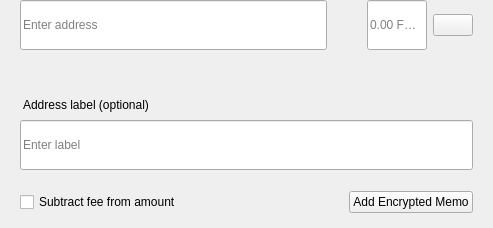
<?xml version="1.0" encoding="UTF-8"?>
<ui version="4.0">
 <class>SendMultiRow</class>
 <widget class="QWidget" name="SendMultiRow">
  <property name="geometry">
   <rect>
    <x>0</x>
    <y>0</y>
    <width>493</width>
    <height>228</height>
   </rect>
  </property>
  <property name="minimumSize">
   <size>
    <width>0</width>
    <height>0</height>
   </size>
  </property>
  <property name="maximumSize">
   <size>
    <width>16777215</width>
    <height>16777215</height>
   </size>
  </property>
  <property name="windowTitle">
   <string>Form</string>
  </property>
  <layout class="QVBoxLayout" name="verticalLayout_3">
   <property name="spacing">
    <number>0</number>
   </property>
   <property name="leftMargin">
    <number>0</number>
   </property>
   <property name="topMargin">
    <number>0</number>
   </property>
   <property name="rightMargin">
    <number>20</number>
   </property>
   <property name="bottomMargin">
    <number>5</number>
   </property>
   <item alignment="Qt::AlignTop">
    <widget class="QWidget" name="widget" native="true">
     <property name="sizePolicy">
      <sizepolicy hsizetype="Expanding" vsizetype="Maximum">
       <horstretch>0</horstretch>
       <verstretch>0</verstretch>
      </sizepolicy>
     </property>
     <property name="minimumSize">
      <size>
       <width>0</width>
       <height>60</height>
      </size>
     </property>
     <property name="maximumSize">
      <size>
       <width>16777215</width>
       <height>85</height>
      </size>
     </property>
     <layout class="QHBoxLayout" name="horizontalLayout" stretch="6,0,2">
      <property name="spacing">
       <number>0</number>
      </property>
      <property name="leftMargin">
       <number>8</number>
      </property>
      <property name="topMargin">
       <number>0</number>
      </property>
      <property name="rightMargin">
       <number>0</number>
      </property>
      <property name="bottomMargin">
       <number>0</number>
      </property>
      <item alignment="Qt::AlignTop">
       <widget class="QStackedWidget" name="stackedAddress">
        <property name="minimumSize">
         <size>
          <width>0</width>
          <height>50</height>
         </size>
        </property>
        <property name="maximumSize">
         <size>
          <width>16777215</width>
          <height>50</height>
         </size>
        </property>
        <widget class="QWidget" name="page_4">
         <property name="sizePolicy">
          <sizepolicy hsizetype="Expanding" vsizetype="Preferred">
           <horstretch>0</horstretch>
           <verstretch>0</verstretch>
          </sizepolicy>
         </property>
         <property name="minimumSize">
          <size>
           <width>0</width>
           <height>50</height>
          </size>
         </property>
         <property name="maximumSize">
          <size>
           <width>16777215</width>
           <height>55</height>
          </size>
         </property>
         <layout class="QVBoxLayout" name="verticalLayout_7">
          <property name="spacing">
           <number>0</number>
          </property>
          <property name="leftMargin">
           <number>12</number>
          </property>
          <property name="topMargin">
           <number>0</number>
          </property>
          <property name="rightMargin">
           <number>0</number>
          </property>
          <property name="bottomMargin">
           <number>0</number>
          </property>
          <item>
           <widget class="QLineEdit" name="lineEditAddress">
            <property name="minimumSize">
             <size>
              <width>0</width>
              <height>50</height>
             </size>
            </property>
            <property name="maximumSize">
             <size>
              <width>16777215</width>
              <height>50</height>
             </size>
            </property>
            <property name="placeholderText">
             <string>Enter address</string>
            </property>
           </widget>
          </item>
         </layout>
        </widget>
        <widget class="QWidget" name="page_3"/>
       </widget>
      </item>
      <item>
       <spacer name="horizontalSpacer_3">
        <property name="orientation">
         <enum>Qt::Horizontal</enum>
        </property>
        <property name="sizeType">
         <enum>QSizePolicy::Fixed</enum>
        </property>
        <property name="sizeHint" stdset="0">
         <size>
          <width>40</width>
          <height>20</height>
         </size>
        </property>
       </spacer>
      </item>
      <item>
       <layout class="QHBoxLayout" name="horizontalLayout_2">
        <property name="spacing">
         <number>6</number>
        </property>
        <item alignment="Qt::AlignTop">
         <widget class="QLineEdit" name="lineEditAmount">
          <property name="sizePolicy">
           <sizepolicy hsizetype="Expanding" vsizetype="Preferred">
            <horstretch>0</horstretch>
            <verstretch>0</verstretch>
           </sizepolicy>
          </property>
          <property name="minimumSize">
           <size>
            <width>0</width>
            <height>50</height>
           </size>
          </property>
          <property name="maximumSize">
           <size>
            <width>16777215</width>
            <height>50</height>
           </size>
          </property>
          <property name="maxLength">
           <number>17</number>
          </property>
          <property name="alignment">
           <set>Qt::AlignLeading|Qt::AlignLeft|Qt::AlignVCenter</set>
          </property>
          <property name="placeholderText">
           <string notr="true">0.00 FREED</string>
          </property>
         </widget>
        </item>
        <item>
         <layout class="QVBoxLayout" name="verticalLayout">
          <property name="topMargin">
           <number>14</number>
          </property>
          <property name="bottomMargin">
           <number>0</number>
          </property>
          <item alignment="Qt::AlignTop">
           <widget class="QPushButton" name="btnMenu">
            <property name="minimumSize">
             <size>
              <width>0</width>
              <height>0</height>
             </size>
            </property>
            <property name="maximumSize">
             <size>
              <width>16777215</width>
              <height>16777215</height>
             </size>
            </property>
            <property name="focusPolicy">
             <enum>Qt::NoFocus</enum>
            </property>
            <property name="text">
             <string/>
            </property>
           </widget>
          </item>
         </layout>
        </item>
       </layout>
      </item>
     </layout>
    </widget>
   </item>
   <item>
    <widget class="QWidget" name="layoutLabel" native="true">
     <property name="minimumSize">
      <size>
       <width>0</width>
       <height>0</height>
      </size>
     </property>
     <property name="maximumSize">
      <size>
       <width>16777215</width>
       <height>16777215</height>
      </size>
     </property>
     <layout class="QVBoxLayout" name="verticalLayout_9">
      <property name="spacing">
       <number>6</number>
      </property>
      <property name="leftMargin">
       <number>20</number>
      </property>
      <property name="topMargin">
       <number>0</number>
      </property>
      <property name="rightMargin">
       <number>0</number>
      </property>
      <property name="bottomMargin">
       <number>10</number>
      </property>
      <item>
       <spacer name="verticalSpacer">
        <property name="orientation">
         <enum>Qt::Vertical</enum>
        </property>
        <property name="sizeType">
         <enum>QSizePolicy::Fixed</enum>
        </property>
        <property name="sizeHint" stdset="0">
         <size>
          <width>20</width>
          <height>20</height>
         </size>
        </property>
       </spacer>
      </item>
      <item>
       <widget class="QLabel" name="labelSubtitleDescription">
        <property name="styleSheet">
         <string notr="true">margin-bottom:2px;
margin-left:0.05px;
padding:0px;</string>
        </property>
        <property name="text">
         <string>Address label (optional)</string>
        </property>
       </widget>
      </item>
      <item>
       <widget class="QLineEdit" name="lineEditDescription">
        <property name="minimumSize">
         <size>
          <width>0</width>
          <height>50</height>
         </size>
        </property>
        <property name="maximumSize">
         <size>
          <width>16777215</width>
          <height>50</height>
         </size>
        </property>
        <property name="placeholderText">
         <string>Enter label</string>
        </property>
       </widget>
      </item>
      <item>
       <spacer name="verticalSpacer_2">
        <property name="orientation">
         <enum>Qt::Vertical</enum>
        </property>
        <property name="sizeType">
         <enum>QSizePolicy::Fixed</enum>
        </property>
        <property name="sizeHint" stdset="0">
         <size>
          <width>20</width>
          <height>15</height>
         </size>
        </property>
       </spacer>
      </item>
      <item>
       <widget class="QWidget" name="containerMemo" native="true">
        <layout class="QHBoxLayout" name="horizontalLayout_5">
         <property name="leftMargin">
          <number>0</number>
         </property>
         <property name="topMargin">
          <number>0</number>
         </property>
         <property name="rightMargin">
          <number>0</number>
         </property>
         <property name="bottomMargin">
          <number>0</number>
         </property>
         <item>
          <widget class="QCheckBox" name="checkboxSubtractFeeFromAmount">
           <property name="toolTip">
            <string>The fee will be deducted from the amount being sent. The recipient will receive less FREED than you enter in the amount field. If multiple recipients are selected, the fee is split equally.</string>
           </property>
           <property name="text">
            <string>Subtract fee from amount</string>
           </property>
          </widget>
         </item>
         <item>
          <spacer name="horizontalSpacer">
           <property name="orientation">
            <enum>Qt::Horizontal</enum>
           </property>
           <property name="sizeHint" stdset="0">
            <size>
             <width>40</width>
             <height>20</height>
            </size>
           </property>
          </spacer>
         </item>
         <item>
          <widget class="QPushButton" name="btnAddMemo">
           <property name="text">
            <string notr="true">Add Encrypted Memo</string>
           </property>
          </widget>
         </item>
        </layout>
       </widget>
      </item>
     </layout>
    </widget>
   </item>
  </layout>
 </widget>
 <resources/>
 <connections/>
</ui>
